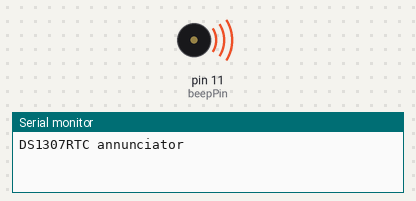
This sketch was run on a simulated Arduino Uno, built with avr-gcc and run on an emulated ATmega328P. Parts: buzzer (waves = sounding, pin HIGH), the last lines printed to the serial monitor. The local clock reads 2024-03-15 10:24:30 at power-on unless the sketch sets it.

Above: at 0.02 s.
At 5.0 s:
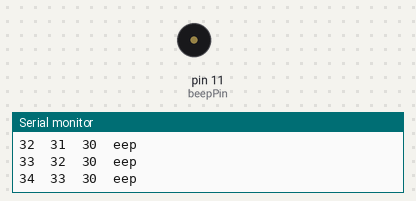
Timing chart, 0 to 13.0 s (numbered marks = the images above):
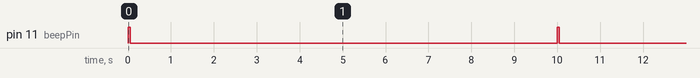

The sketch:

realTimeClockAnnunciator.ino
```cpp
#include <Wire.h>
#include <Time.h>
#include <DS1307RTC.h>

int lastShortBeeped = 0;
int lastLongBeeped = 0;
const int beepPin = 11;

void setup() {

  pinMode(beepPin, OUTPUT);

  Serial.begin(9600);

  Serial.println("DS1307RTC annunciator");
  Serial.println("-------------------");
}

void loop() {
  tmElements_t tm;

  if (RTC.read(tm)) {
    //    Serial.print("Ok, Time = ");
    //    print2digits(tm.Hour);
    //    Serial.write(':');
    //    print2digits(tm.Minute);
    //    Serial.write(':');
    //    print2digits(tm.Second);
    //    Serial.print(", Date (D/M/Y) = ");
    //    Serial.print(tm.Day);
    //    Serial.write('/');
    //    Serial.print(tm.Month);
    //    Serial.write('/');
    //    Serial.print(tmYearToCalendar(tm.Year));
    //    Serial.println();
  } else {
    if (RTC.chipPresent()) {
      Serial.println("The DS1307 is stopped.  Please run the SetTime");
      Serial.println("example to initialize the time and begin running.");
      Serial.println();
    } else {
      Serial.println("DS1307 read error!  Please check the circuitry.");
      Serial.println();
    }
    delay(9000);
  }

  if (tm.Second != lastShortBeeped) {
    Serial.println();
    Serial.print(tm.Second);
    Serial.print("\t");
    Serial.print(lastShortBeeped);
    Serial.print("\t");
    Serial.print(lastLongBeeped);
    Serial.print("\t");
    shortBeep();
    lastShortBeeped = tm.Second;
  }

  if (tm.Second >= (lastLongBeeped + 10)) {
    Serial.println(tm.Second);
    longBeep();
    lastLongBeeped = tm.Second;
  }
}

void shortBeep() {
  digitalWrite(beepPin, HIGH);
  delay(1);
  digitalWrite(beepPin, LOW);
  Serial.println("eep");
}
void longBeep() {
  digitalWrite(beepPin, HIGH);
  delay(50);
  digitalWrite(beepPin, LOW);
  Serial.println("Beeeeeeeeep");
}

void print2digits(int number) {
  if (number >= 0 && number < 10) {
    Serial.write('0');
  }
  Serial.print(number);
}
```

Measured:
- by itself, pin 11 (beepPin): alternates HIGH for 0.05 s and LOW for 9.9 s, 6 changes in all, then stays LOW
- by itself, everything shown: repeats every 2.0 s, in 4 steps
